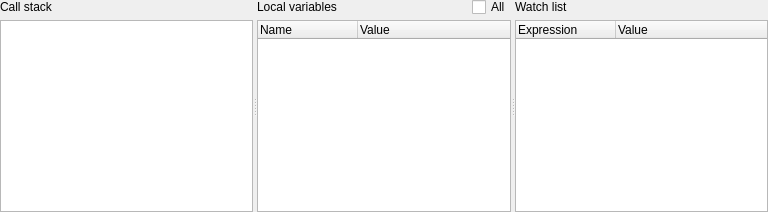
     <widget class="QFrame" name="runtimeFrame">
      <property name="sizePolicy">
       <sizepolicy hsizetype="Preferred" vsizetype="Preferred">
        <horstretch>0</horstretch>
        <verstretch>0</verstretch>
       </sizepolicy>
      </property>
      <property name="frameShape">
       <enum>QFrame::NoFrame</enum>
      </property>
      <property name="frameShadow">
       <enum>QFrame::Raised</enum>
      </property>
      <layout class="QHBoxLayout">
       <property name="spacing">
        <number>0</number>
       </property>
       <property name="margin">
        <number>0</number>
       </property>
       <item>
        <spacer>
         <property name="orientation">
          <enum>Qt::Vertical</enum>
         </property>
         <property name="sizeType">
          <enum>QSizePolicy::Fixed</enum>
         </property>
         <property name="sizeHint" stdset="0">
          <size>
           <width>0</width>
           <height>100</height>
          </size>
         </property>
        </spacer>
       </item>
       <item>
        <widget class="QFrame" name="frame_7">
         <property name="minimumSize">
          <size>
           <width>400</width>
           <height>16</height>
          </size>
         </property>
         <property name="frameShape">
          <enum>QFrame::NoFrame</enum>
         </property>
         <property name="frameShadow">
          <enum>QFrame::Raised</enum>
         </property>
         <layout class="QVBoxLayout">
          <property name="spacing">
           <number>6</number>
          </property>
          <property name="margin">
           <number>0</number>
          </property>
          <item>
           <widget class="QSplitter" name="splitter_2">
            <property name="orientation">
             <enum>Qt::Horizontal</enum>
            </property>
            <widget class="QFrame" name="callStackFrame">
             <property name="frameShape">
              <enum>QFrame::NoFrame</enum>
             </property>
             <property name="frameShadow">
              <enum>QFrame::Raised</enum>
             </property>
             <layout class="QVBoxLayout">
              <property name="spacing">
               <number>6</number>
              </property>
              <property name="margin">
               <number>0</number>
              </property>
              <item>
               <widget class="QLabel" name="label">
                <property name="text">
                 <string>Call stack</string>
                </property>
               </widget>
              </item>
              <item>
               <widget class="QListWidget" name="callStack">
                <property name="alternatingRowColors">
                 <bool>false</bool>
                </property>
               </widget>
              </item>
             </layout>
            </widget>
            <widget class="QFrame" name="variableListFrame">
             <property name="frameShape">
              <enum>QFrame::NoFrame</enum>
             </property>
             <property name="frameShadow">
              <enum>QFrame::Raised</enum>
             </property>
             <layout class="QVBoxLayout">
              <property name="spacing">
               <number>6</number>
              </property>
              <property name="margin">
               <number>0</number>
              </property>
              <item>
               <widget class="QFrame" name="frame_4">
                <property name="frameShape">
                 <enum>QFrame::NoFrame</enum>
                </property>
                <property name="frameShadow">
                 <enum>QFrame::Raised</enum>
                </property>
                <layout class="QHBoxLayout" name="horizontalLayout">
                 <property name="margin">
                  <number>0</number>
                 </property>
                 <item>
                  <widget class="QLabel" name="label_5">
                   <property name="text">
                    <string>Local variables</string>
                   </property>
                  </widget>
                 </item>
                 <item>
                  <spacer name="horizontalSpacer">
                   <property name="orientation">
                    <enum>Qt::Horizontal</enum>
                   </property>
                   <property name="sizeHint" stdset="0">
                    <size>
                     <width>40</width>
                     <height>0</height>
                    </size>
                   </property>
                  </spacer>
                 </item>
                 <item>
                  <widget class="QCheckBox" name="allVariables">
                   <property name="sizePolicy">
                    <sizepolicy hsizetype="Minimum" vsizetype="Ignored">
                     <horstretch>0</horstretch>
                     <verstretch>0</verstretch>
                    </sizepolicy>
                   </property>
                   <property name="text">
                    <string>All</string>
                   </property>
                  </widget>
                 </item>
                </layout>
               </widget>
              </item>
              <item>
               <widget class="lay::MacroVariableView" name="variableList">
                <property name="alternatingRowColors">
                 <bool>true</bool>
                </property>
                <property name="uniformRowHeights">
                 <bool>true</bool>
                </property>
                <property name="allColumnsShowFocus">
                 <bool>true</bool>
                </property>
                <column>
                 <property name="text">
                  <string notr="true">Name</string>
                 </property>
                </column>
                <column>
                 <property name="text">
                  <string>Value</string>
                 </property>
                </column>
               </widget>
              </item>
             </layout>
            </widget>
            <widget class="QFrame" name="watchListFrame">
             <property name="frameShape">
              <enum>QFrame::NoFrame</enum>
             </property>
             <property name="frameShadow">
              <enum>QFrame::Raised</enum>
             </property>
             <layout class="QVBoxLayout">
              <property name="spacing">
               <number>6</number>
              </property>
              <property name="margin">
               <number>0</number>
              </property>
              <item>
               <widget class="QLabel" name="label_6">
                <property name="text">
                 <string>Watch list</string>
                </property>
               </widget>
              </item>
              <item>
               <widget class="QTreeWidget" name="watchList">
                <property name="alternatingRowColors">
                 <bool>true</bool>
                </property>
                <property name="selectionMode">
                 <enum>QAbstractItemView::ExtendedSelection</enum>
                </property>
                <property name="rootIsDecorated">
                 <bool>false</bool>
                </property>
                <property name="uniformRowHeights">
                 <bool>true</bool>
                </property>
                <property name="allColumnsShowFocus">
                 <bool>true</bool>
                </property>
                <column>
                 <property name="text">
                  <string notr="true">Expression</string>
                 </property>
                </column>
                <column>
                 <property name="text">
                  <string>Value</string>
                 </property>
                </column>
               </widget>
              </item>
             </layout>
            </widget>
           </widget>
          </item>
         </layout>
        </widget>
       </item>
       <item>
        <widget class="QFrame" name="frame_8">
         <property name="frameShape">
          <enum>QFrame::StyledPanel</enum>
         </property>
         <property name="frameShadow">
          <enum>QFrame::Raised</enum>
         </property>
        </widget>
       </item>
      </layout>
     </widget>
